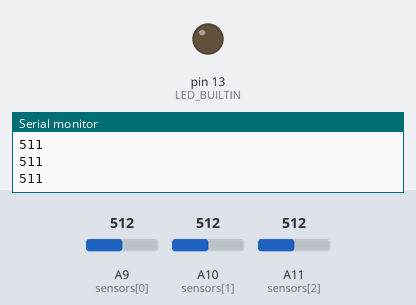
The sketch below on a simulated Arduino Leonardo, built with avr-gcc and run on an emulated ATmega32U4. Shown: output pins drawn as LEDs (lit = HIGH), the last lines printed to the serial monitor. Dashed ring = blinking. Inputs (shaded band) come from the test bench; at power-on: A10 (sensors[1]) = 512, A9 (sensors[0]) = 512, A11 (sensors[2]) = 512.

Above: at 1.2 s.
1.3 s: A10 (sensors[1]) set to 269
2.8 s: A10 (sensors[1]) set to 233
At 5.7 s:
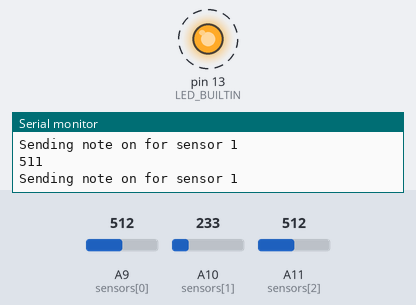
5.8 s: A10 (sensors[1]) set to 260
At 6.5 s:
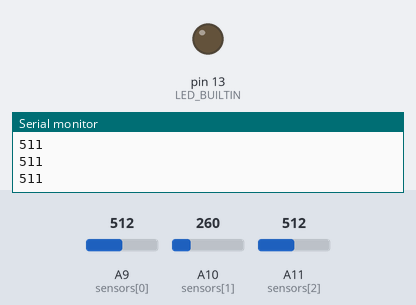
7.3 s: A10 (sensors[1]) set to 240
At 7.98 s:
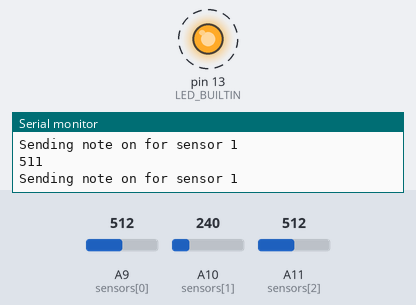
Timing chart, 0 to 11.3 s (numbered marks = the images above; inputs shaded):
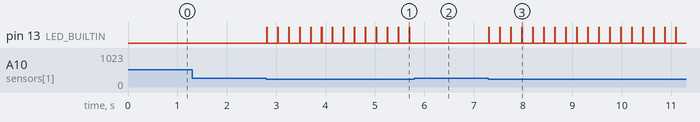

Measured:
- the behaviour switches between 251 and 250 on A10 (sensors[1]) (found by bisection; images 0 and 1)
- after the input at 2.8 s, pin 13 (LED_BUILTIN): alternates HIGH for 0.01 s and LOW for 0.21 s, starting at once
- after the input at 5.8 s, pin 13 (LED_BUILTIN): stops changing and stays LOW
- after the input at 7.3 s, pin 13 (LED_BUILTIN): alternates HIGH for 0.01 s and LOW for 0.21 s, starting at once

The sketch:

DCPinPiezoMIDIOutput.ino
```cpp
#include <MIDIUSB.h>

// Sensor analog pins
int sensors[3] = {A9, A10, A11};  // D8, D9, D10, D12 - List of analog pins for the sensors - High Hat1, High Hat2, Right Snare1, Right Snare2
int THRESHOLD = 250;

uint8_t channel = 9;  // MIDI channel 10 for drums (internally 9, correcting the initial channel error)
uint8_t pitches[3] = {38, 42, 46};   // Different pitches for different drum sounds
                                       // 38 - Acoustic Snare, 35 - Bass Drum, 42 - Closed Hi-Hat, 46 - Open Hi-Hat
uint8_t velocity = 127;  // Maximum hit velocity

void setup() {
  Serial.begin(115200);
  pinMode(LED_BUILTIN, OUTPUT);
  for (int i = 0; i < 3; i++) {
    pinMode(sensors[i], INPUT);  // Set sensor pins as input
  }
}

void loop() {
  for (int i = 0; i < 3; i++) {
    int value = analogRead(sensors[i]);

    if (i == 0) {
      value = 1023 - analogRead(sensors[i]);
      Serial.println(value);
    }

    if (value <= THRESHOLD) {  // Check if sensor exceeds threshold
      Serial.println("Sending note on for sensor " + String(i));
      noteOn(channel, pitches[i], velocity);
      digitalWrite(LED_BUILTIN, HIGH);
      delay(10); // Short delay to simulate drum hit655
      noteOff(channel, pitches[i], velocity);
      digitalWrite(LED_BUILTIN, LOW);
      delay(200); // Prevent rapid re-triggering
    }
  }


  delay(10); // Loop delay to prevent excessive CPU usage
}

void noteOn(uint8_t channel, uint8_t pitch, uint8_t velocity) {
  midiEventPacket_t noteOn = {0x09, 0x90 | channel, pitch, velocity};
  MidiUSB.sendMIDI(noteOn);
  MidiUSB.flush(); // Ensure the message is sent immediately
}

void noteOff(uint8_t channel, uint8_t pitch, uint8_t velocity) {
  midiEventPacket_t noteOff = {0x08, 0x80 | channel, pitch, 0}; // Velocity should be 0 for noteOff
  MidiUSB.sendMIDI(noteOff);
  MidiUSB.flush(); // Ensure the message is sent immediately
}
```
